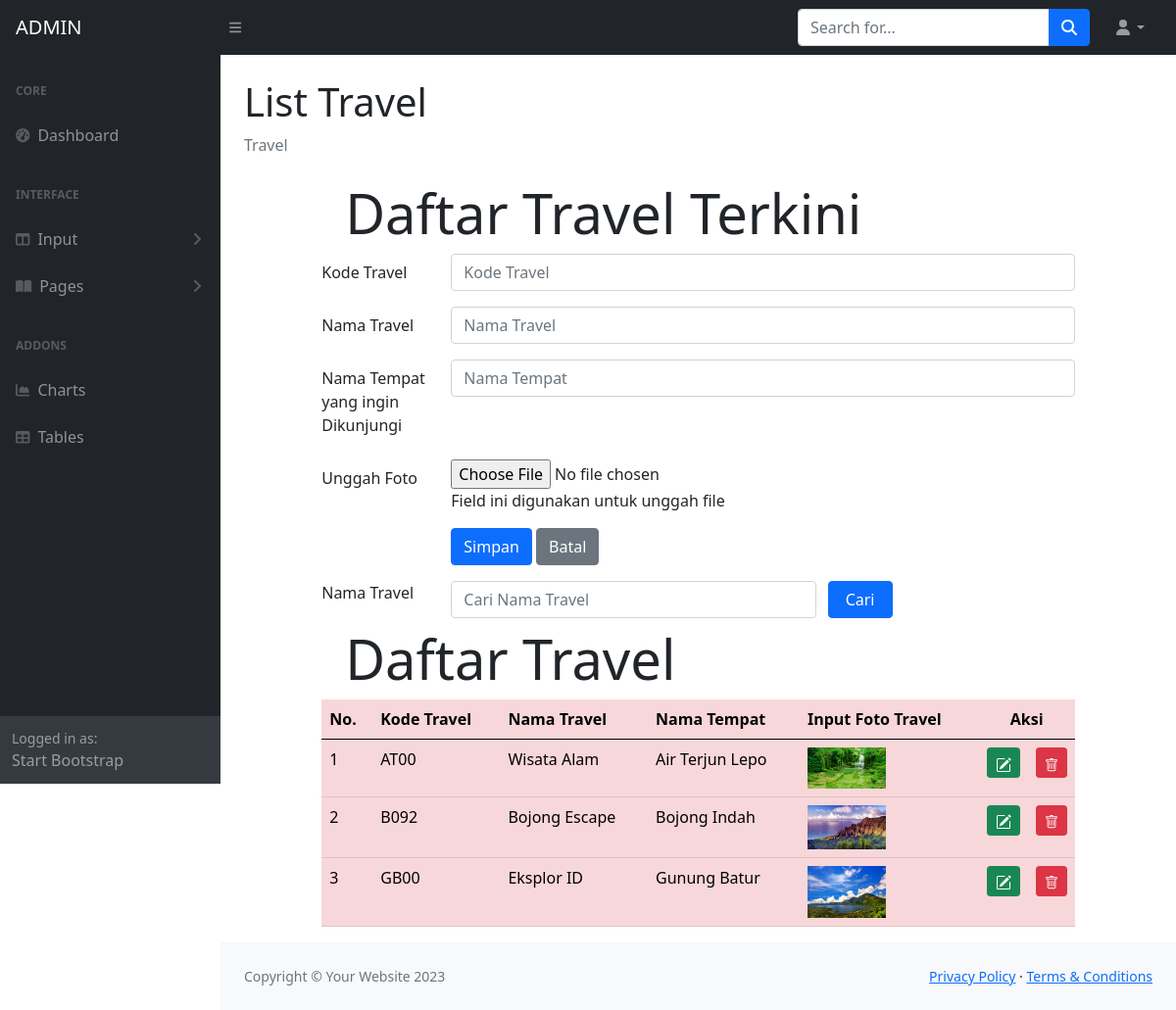
Page /ADMIN/t-travel.php on the committed database.
### tables this page shows
CREATE TABLE `travel` (
  `travelKODE` char(4) NOT NULL,
  `travelNAMA` char(120) NOT NULL,
  `travelFILE` char(120) NOT NULL,
  `tempatNAMA` char(225) NOT NULL
);

### ADMIN/travel.php (the view, shortened to what this page needs)
<!DOCTYPE html>
<html lang="en">
<head>
   <link rel="stylesheet" type="text/css" href="https://cdnjs.cloudflare.com/ajax/libs/select2/4.0.3/css/select2.min.css">
 <link rel="stylesheet" type="text/css" href="css/bootstrap.min.css">
</head>
<?php
 include "include/config.php";
?>
<body>
<div class="row">
<div class="col-sm-1"></div>
<div class="col-sm-10">
 <div class="jumbotron jumbotron-fluid">
  <div class="container">
   <h2 class="display-4">Daftar Travel Terkini</h2>
  </div>
 </div>
 <form method="POST" enctype="multipart/form-data">
  <div class="form-group row">
   <label for="travelKODE" class="col-sm-2 col-form-label">Kode Travel</label>
   <div class="col-sm-10">
    <input type="text" class="form-control" id="travelKODE" name="travelKODE" placeholder="Kode Travel" maxlength="4">
   </div>
  </div>
  <div class="form-group row mb-3 mt-3">
   <label for="travelNAMA" class="col-sm-2 col-form-label">Nama Travel</label>
   <div class="col-sm-10">
    <input type="text" class="form-control" id="travelNAMA" name="travelNAMA" placeholder="Nama Travel">
   </div>
  </div>
  <div class="form-group row mb-3 mt-3">
   <label for="tempatNAMA" class="col-sm-2 col-form-label">Nama Tempat yang ingin Dikunjungi</label>
   <div class="col-sm-10">
    <input type="text" class="form-control" id="tempatNAMA" name="tempatNAMA" placeholder="Nama Tempat">
   </div>
  </div>
  <div class="form-group row ">
   <label for="file" class="col-sm-2 col-form-label">Unggah Foto</label>
   <div class="col-sm-10">
    <input type="file" id="file" name="file">
    <p class="help-block">Field ini digunakan untuk unggah file</p>
   </div>
  </div>
  <div class="form-group row">
   <div class="col-sm-2"></div>
   <div class="col-sm-10">
    <input type="submit" name="Simpan" class="btn btn-primary" value="Simpan">
    <input type="submit" name="Batal" class="btn btn-secondary" value="Batal">
   </div>
  </div>
 </form>
 <form method="post">
     <div class="form-group row mb-2 mt-3">
        <label for="search" class="col-sm-2">Nama Travel</label>
        <div class="col-sm-6">
        <input type="text" name="search" class="form-control" id="search" value="<?php if (isset($_POST["search"]))
        {echo $_POST["search"];}?>" placeholder="Cari Nama Travel">
      </div>
      <input type="submit" name="kirim" value="Cari" class="col-sm-1 btn btn-primary">
     </div>
 </form>
</div>
<div class="col-sm-1"></div>
</div>
<div class="row">
 <div class="col-sm-1"></div>
 <div class="col-sm-10">
  <div class="jumbotron jumbotron-fluid">
   <div class="container">
    <h2 class="display-4">Daftar Travel</h2>
   </div>
  </div>
 <table class="table table-hover table-danger">
  <thead class="thead-dark">
   <tr>
    <th>No.</th>
    <th>Kode Travel</th>
    <th>Nama Travel</th>
    <th>Nama Tempat</th>
    <th>Input Foto Travel</th>
                <th colspan="3" style="text-align: center">Aksi</th>
   </tr>
  </thead>
  <tbody>
        <?php
   if (isset($_POST["kirim"]))
   {
    $search = $_POST["search"];
    $query = mysqli_query($connection, "select travel.*from travel
    where travelNAMA like '%".$search."%'"); }
    else{
     $query = mysqli_query($connection, "select travel.* from
     travel");}
     $nomor = 1;
     while ($row = mysqli_fetch_array($query))
     {
      ?>
    <tr>
     <td><?php echo $nomor;?></td>
     <td><?php echo $row['travelKODE'];?></td>
     <td><?php echo $row['travelNAMA'];?></td>
     <td><?php echo $row['tempatNAMA'];?></td>
    <td>
      <?php if(is_file("images/".$row['travelFILE']))
      { ?>
       <img src="images/<?php echo $row['travelFILE']?>" width="80">
      <?php } else
       echo "<img src='images/noimage.png' width='80'>"
      ?>
                        <td width="5px">
                        <a href="t-travelEDIT.php?ubah=<?php echo $row["travelKODE"] ?>" class="btn btn-success btn-sm" title="EDIT">
    </a>
                </td>
                        <td width="5px">
      <a href="travelHAPUS.php?hapus=<?php echo $row['travelKODE']?>" class="btn btn-danger btn-sm" title="HAPUS">
      </a>
     </td>
    </tr>
   <?php $nomor = $nomor + 1;?>
   <?php } ?>
  </tbody>
 </table>
 </div>
 <div class="col-sm-1"></div>
</div>
</body>
</html>

### rows in the picture
travel: travelKODE "AT00", travelNAMA "Wisata Alam", tempatNAMA "Air Terjun Lepo", travelFILE (picture)
travel: travelKODE "B092", travelNAMA "Bojong Escape", tempatNAMA "Bojong Indah", travelFILE (picture)
travel: travelKODE "GB00", travelNAMA "Eksplor ID", tempatNAMA "Gunung Batur", travelFILE (picture)
